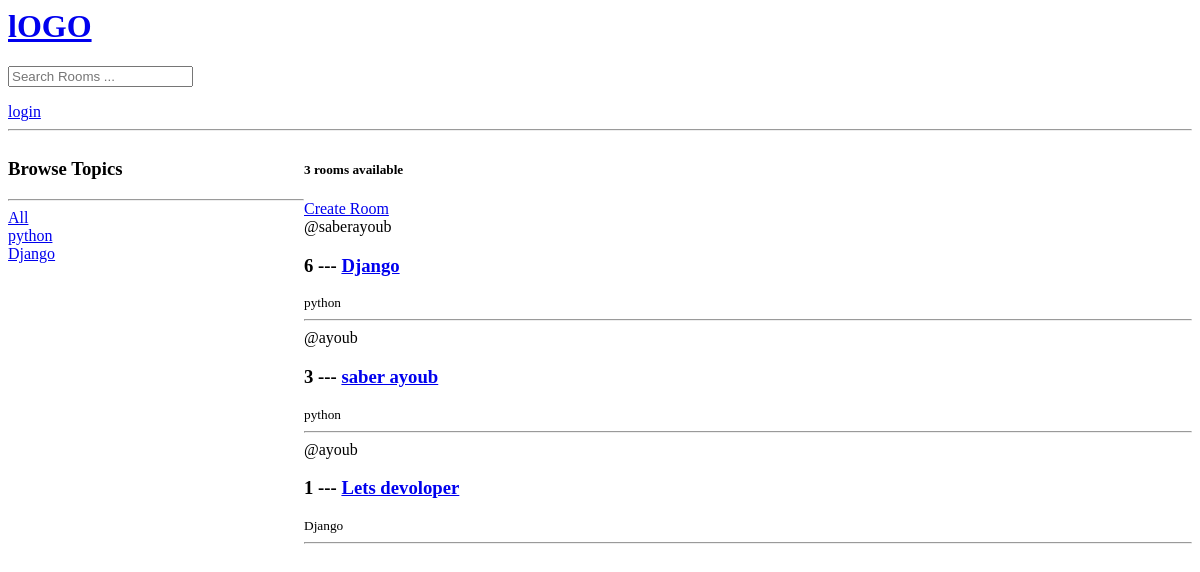
The app's page /?q=Django, older data.
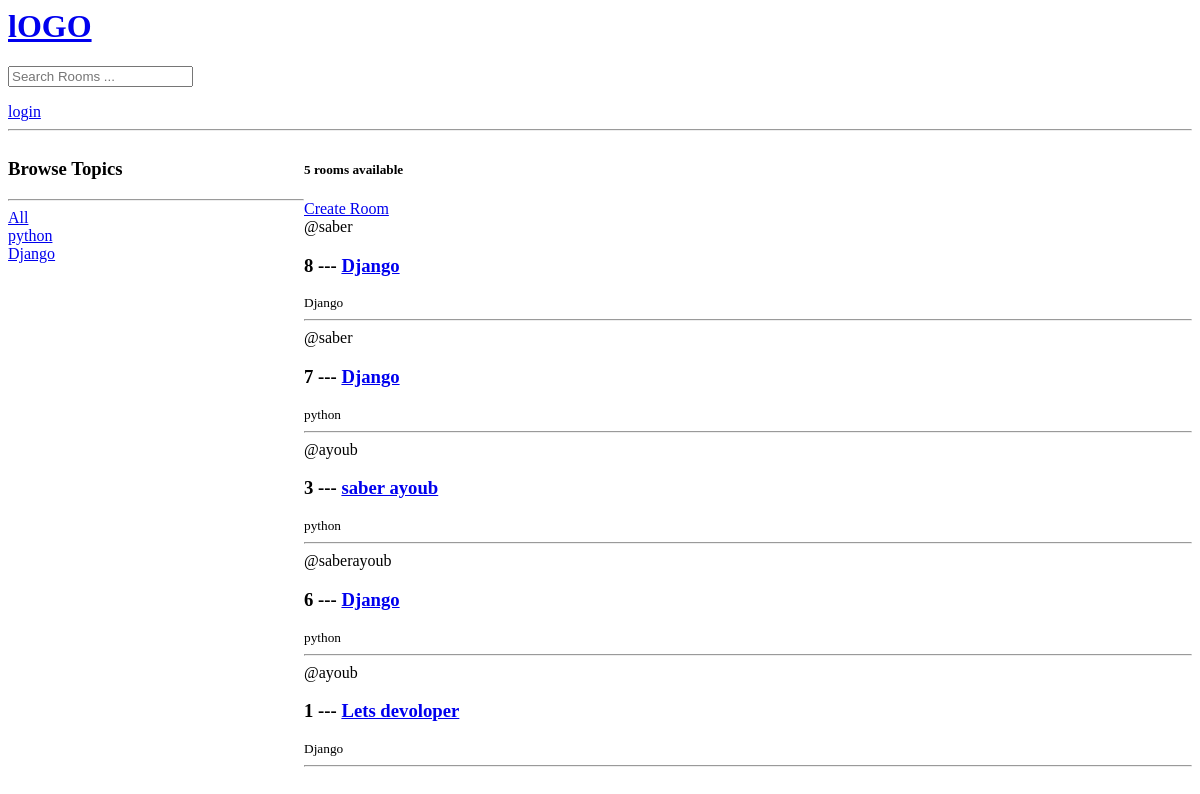
The same page, newer data.
### base/models.py (models this page shows, shortened)
class Topic(models.Model):
    name = models.CharField(max_length=200)

class Room(models.Model):
    host = models.ForeignKey(User, on_delete=models.SET_NULL,null=True)
    topic = models.ForeignKey(Topic, on_delete=models.SET_NULL,null=True)
    name= models.CharField(max_length=200)
    description = models.TextField(null=True, blank=True)
    participants = models.ManyToManyField(User,related_name='participants',blank=True)
    updated = models.DateTimeField(auto_now=True)
    created = models.DateTimeField(auto_now_add=True)
    class Meta:
        ordering = ['-updated','-created']

### base/views.py (the view)
# urls.py: path('', views.home, name="home"),
def home(request):
    q = request.GET.get('q') if request.GET.get('q') != None else ''
    rooms = Room.objects.filter(
        Q(topic__name__icontains=q)|
        Q(name__icontains=q)|
        Q(description__icontains=q)
    )
    room_count = rooms.count()
    topics = Topic.objects.all()
    context = {'rooms':rooms,'topics':topics,'room_count':room_count}
    return render(request, 'base/home.html',context)

### base/templates/base/home.html (shortened to what this page needs)
{% include 'navbar.html' %}
{% block content %}
<div class="home-container">
    <div>
        <h3>Browse Topics</h3>
        <hr>
        <div>
            <a href="{% url 'home' %}">All</a>
        </div>
        {% for topic in topics %}
            <div>
                <a href="{% url 'home' %}?q={{topic.name}}">{{topic.name}}</a>
            </div>
        {% endfor %}
    </div>
    <div>
        <h5>{{ room_count }} rooms available</h5>
        <a href="{% url 'create-room' %}">Create Room</a>
        <div>
            <div>
                {% for room in rooms %}
                    <div>
                        <span>@{{room.host.username}} </span>
                        <h3> {{ room.id }} --- <a href="{% url 'room' room.id %}">{{ room.name }}</a></h3>
                        <small>{{room.topic.name}}</small>
                        <hr>
                    </div>
                {% endfor %}
            </div>
        </div>
    </div>
</div>
{% endblock %}

Row changes from the older to the newer data that the page shows:
added Room: host.username "saber", id "8", name "Django", topic.name "Django"
added Room: host.username "saber", id "7", name "Django", topic.name "python"
changed Room "saber ayoub": moves up the list
Text that changed along with them:
{{ room_count }}: "3" → "5"
